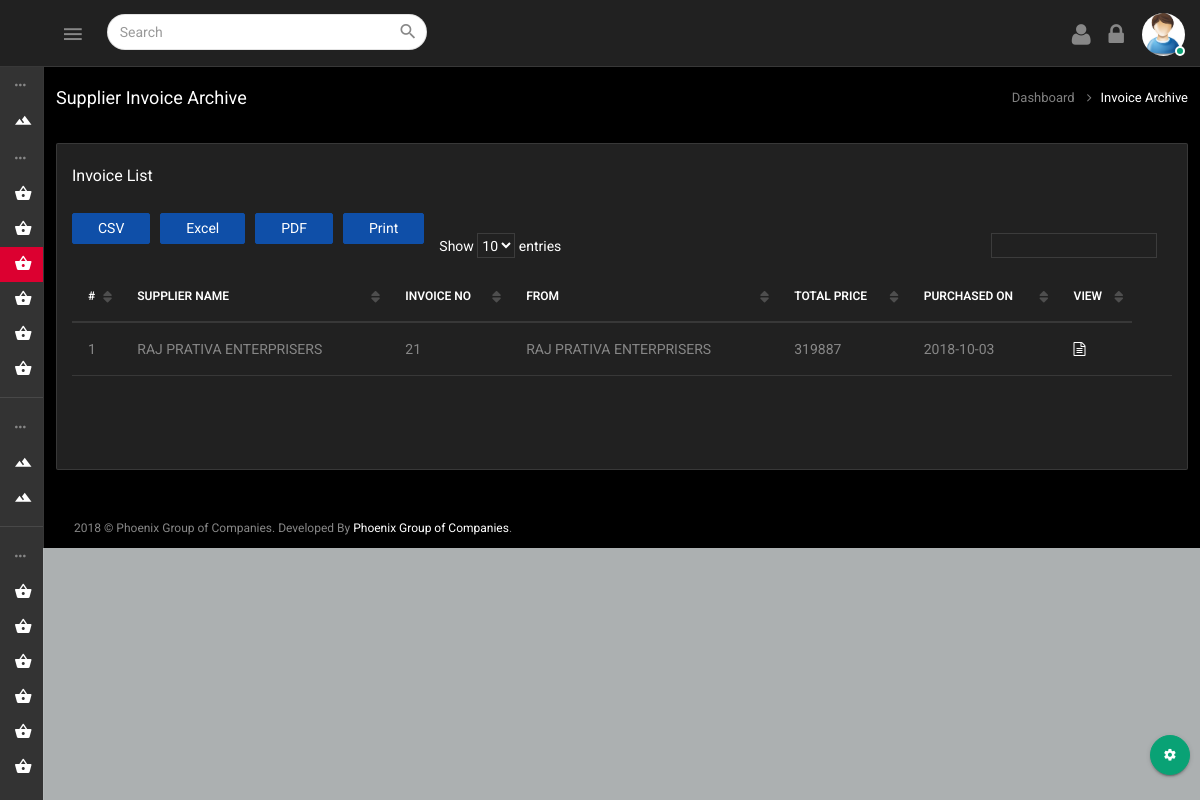
The app's page /invoice-archive.php (signed in) with its own data.
### tables this page shows
CREATE TABLE `insertproduct` (
  `id` int(10) NOT NULL,
  `customer_details` varchar(100) NOT NULL,
  `order_no` varchar(100) NOT NULL,
  `rdate` date NOT NULL,
  `so_no` varchar(100) NOT NULL,
  `product_name` varchar(100) NOT NULL,
  `invoice_no` varchar(100) NOT NULL,
  `place_of_supply` varchar(200) NOT NULL,
  `sl_no` int(10) NOT NULL,
  `mat_code` varchar(100) NOT NULL,
  `mat_des` varchar(100) NOT NULL,
  `hsn_code` varchar(111) NOT NULL,
  `freight` varchar(111) NOT NULL,
  `cgst` int(10) NOT NULL,
  `sgst` int(10) NOT NULL,
  `igst` int(10) NOT NULL,
  `customer_drg_no` varchar(100) NOT NULL,
  `quantity` int(10) NOT NULL,
  `rate` varchar(10) NOT NULL,
  `discount` varchar(111) NOT NULL,
  `amount` varchar(111) NOT NULL,
  `finance_amount` varchar(111) NOT NULL,
  `tax_cost` varchar(111) NOT NULL,
  `pay_cost` float NOT NULL,
  `creationDate` datetime NOT NULL DEFAULT CURRENT_TIMESTAMP,
  `bill` int(10) NOT NULL,
  `quantity_avail` int(10) NOT NULL,
  `imeino` varchar(555) NOT NULL,
  `color` int(11) NOT NULL
);

CREATE TABLE `pdc_buyer` (
  `id` int(10) NOT NULL,
  `name` varchar(100) NOT NULL,
  `contact` varchar(40) NOT NULL,
  `gstin` varchar(100) NOT NULL,
  `pan` varchar(100) NOT NULL,
  `cin` varchar(100) NOT NULL,
  `address` varchar(255) NOT NULL,
  `status` int(4) NOT NULL DEFAULT '1' COMMENT '1 -> True 0 -> False',
  `creationDate` timestamp NOT NULL DEFAULT CURRENT_TIMESTAMP
);

### invoice-archive.php (the view, shortened to what this page needs)
<?php
include("config.php");
$sessionname = $_SESSION['login_user'];
function fetchProduct(){
  global $mysqli;
  $stmt = $mysqli->prepare("SELECT DISTINCT
  insertProduct.id,
  mat_code,
  mat_des,
  order_no,
  invoice_no,
  customer_details,
  pdc_Buyer.name,
  amount,
  tax_cost,
  rdate,
  ROUND(pay_cost,2),
  bill,
  quantity
  FROM insertProduct
  INNER JOIN pdc_Buyer on insertProduct.customer_details = pdc_Buyer.id
  group by bill
  ");
  $stmt->execute();
  $stmt->bind_result($id,$mat_code,$mat_des,$order_no,$invoice_no,$customer_details,$buyername,$amount,$tax_cost,$rdate,$pay_cost,$bill,$quantity);
  while($stmt->fetch()){
    $row[] = array('id'=>$id,'order_no' =>$order_no ,'invoice_no'=>$invoice_no,'customer_details'=>$customer_details,'buyername'=>$buyername,'mat_code'=>$mat_code,'mat_des'=>$mat_des,'amount'=>$amount,'tax_cost'=>$tax_cost,'rdate'=>$rdate,'pay_cost'=>$pay_cost,'bill'=>$bill,'quantity'=>$quantity );
  }
	if(!empty($row))
	{
		return ($row);
	}
	else
	{
		return "";
	}
}
if($sessionname){
?>
<!DOCTYPE html>
<html lang="en">
<?php include("include/header.php"); ?>
<body>
    <div class="wrapper theme-4-active pimary-color-red">
		<?php include("include/top_nav.php"); ?>
		<?php include("include/nav.php"); ?>
		<?php include("include/theme_color.php"); ?>
		<div class="page-wrapper">
            <div class="container-fluid">
				<div class="row heading-bg">
					<div class="col-lg-3 col-md-4 col-sm-4 col-xs-12">
						<h5 class="txt-dark">Supplier Invoice Archive</h5>
					</div>
					<div class="col-lg-9 col-sm-8 col-md-8 col-xs-12">
						<ol class="breadcrumb">
							<li><a href="dashboard.php">Dashboard</a></li>
							<li class="active"><span>Invoice archive</span></li>
						</ol>
					</div>
				</div>
				<div class="row">
					<div class="col-sm-12">
						<div class="panel panel-default card-view">
							<div class="panel-heading">
								<div class="pull-left">
									<h6 class="panel-title txt-dark">Invoice List</h6>
								</div>
							</div>
							<div class="panel-wrapper collapse in">
								<div class="panel-body">
									<div class="table-wrap">
										<div class="table-responsive">
											<table id="datable_1" class="table  display table-hover mb-30">
												<thead>
													<tr>
								                        <th>#</th>
								                        <th>Supplier Name</th>
														<th>Invoice No</th>
								                        <th>FROM</th>
								                        <th>Total Price</th>
														<th>Purchased on</th>
														<th>View</th>
													</tr>
												</thead>
												<tbody>
                          <?php
                            $i = 1;
                            $product = fetchProduct();
                            foreach ($product as $v1) {  ?>
													<tr>
														<td><?php echo $i; ?></td>
														<td><?php echo $v1['buyername']; ?></td>
														<td><?php echo $v1['invoice_no']; ?></td>
							                            <td><?php echo $v1['buyername']; ?></td>
							                            <td><?php echo $v1['pay_cost']; ?></td>
							                            <td><?php echo $v1['rdate']; ?></td>
														<td>
															<a href="invoice.php?printid=<?php echo $v1['bill']; ?>" target="_blank">
																<i class="fa fa-file-text-o" aria-hidden="true"></i>
															</a>
														</td>
													</tr>
													<?php $i++;} ?>
												</tbody>
												<tfoot>
													  <tr>
														<td></td>
														<td></td>
														<td></td>
														<td></td>
														<td></td>
														<td></td>
														<td></td>
														<td class="text-nowrap"></td>
													</tr>
													</tfoot>
											</table>
										</div>
									</div>
								</div>
							</div>
						</div>
					</div>
				</div>
			</div>
			<?php include("include/footer.php"); ?>
		</div>
    </div>
</body>
</html>
<?php } ?>

### records on screen
insertproduct: pdc_buyer.name "RAJ PRATIVA ENTERPRISERS", invoice_no "21", pay_cost "319887", rdate "2018-10-03"
